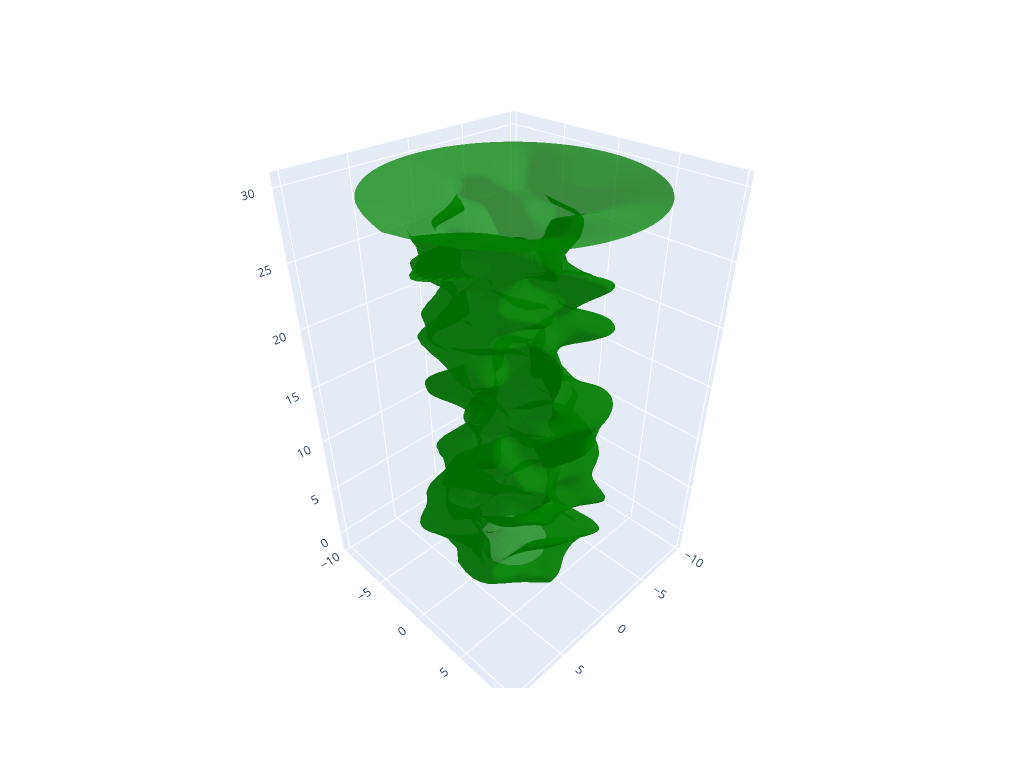

Notebook cell for this chart:
### Markdown cell above
Preview Geometry

### Code cell
# Create a BSpline surface instance
surf = BSpline.Surface()

# Set degrees
surf.degree_u = 3
surf.degree_v = 3

# Get the control points from the generated grid
surf.ctrlpts2d = allVertices

# Set knot vectors
surf.knotvector_u = utilities.generate_knot_vector(surf.degree_u, surf.ctrlpts_size_u)
surf.knotvector_v = utilities.generate_knot_vector(surf.degree_v, surf.ctrlpts_size_v)

# Set sample size
surf.sample_size = 100

# Set visualization component
surf.vis = vis.VisSurface(ctrlpts=False, legend=False)

# Plot the surface
surf.render(colormap=cm.terrain)

### Figure 1 — Plotly figure (JSON) as saved in the notebook; plotly's stock layout.template omitted (floating-point values rounded to 4 significant figures; data arrays with more than 128 entries replaced by an {"elided": "..."} marker saying what was removed)
{"data": [{"color": "green", "i": {"elided": "19602 int values"}, "j": {"elided": "19602 int values"}, "k": {"elided": "19602 int values"}, "name": "surface", "opacity": 0.75, "type": "mesh3d", "x": {"elided": "10000 float values"}, "y": {"elided": "10000 float values"}, "z": {"elided": "10000 float values"}}], "layout": {"autosize": false, "height": 768, "scene": {"aspectmode": "data", "xaxis": {"showgrid": true, "showline": true, "showticklabels": true, "title": {"text": ""}, "zeroline": true}, "yaxis": {"showgrid": true, "showline": true, "showticklabels": true, "title": {"text": ""}, "zeroline": true}, "zaxis": {"showgrid": true, "showline": true, "showticklabels": true, "title": {"text": ""}, "zeroline": true}}, "showlegend": false, "width": 1024}}
